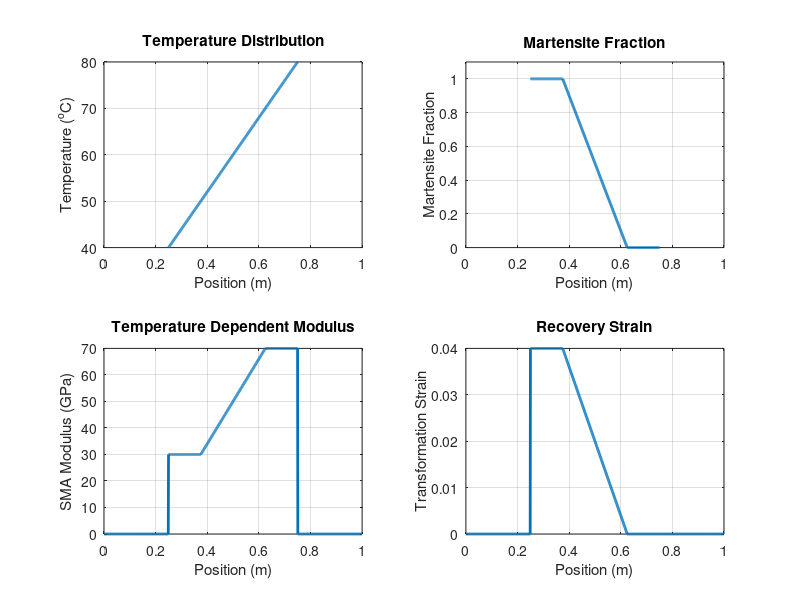

This chart was generated by the following MATLAB code: (Note: this script raises an error after producing the figure.)

function Results = SMA_AnalyticalStudy(p, Support, MakePlots)
% ==============================================================
% SMA ACTUATED EULER-BERNOULLI BEAM
%
% Analytical / semi-analytical beam formulation.
% No FEM, no mesh, no element assembly.
%
% Supports:
%   1. Cantilever
%   2. Simply supported
%
% Outputs:
%   Temperature, martensite fraction, SMA modulus,
%   transformation strain, curvature, rotation,
%   deflection, bending moment and stresses.
%
% ==============================================================

clc;

%% 1. DEFAULT PARAMETERS

if nargin < 1 || isempty(p)

    p.L = 1.0;

    % Beam geometry
    p.b = 30e-3;
    p.h = 5e-3;

    % Beam material
    p.Eb = 70e9;

    % Uniform transverse load (positive downward)
    p.q0 = 10;

    % SMA location and length
    p.x1 = 0.25;
    p.l  = 0.50;

    % SMA wire geometry
    p.D = 0.5e-3;
    p.d = p.h/2;

    % SMA material properties
    p.EA = 70e9;
    p.EM = 30e9;

    p.epsL = 0.04;

    % Transformation temperatures (deg C)
    p.Ms = 40;
    p.Mf = 20;
    p.As = 50;
    p.Af = 70;

    % Temperature profile along SMA
    p.Tstart = 40;
    p.Tend   = 80;

    % Numerical integration resolution
    p.N = 1001;

end

if nargin < 2 || isempty(Support)
    Support = 'cantilever';
end

if nargin < 3
    MakePlots = true;
end

%% 2. GEOMETRIC PROPERTIES

L = p.L;

Abeam = p.b*p.h;

Ibeam = p.b*p.h^3/12;

EIbeam = p.Eb*Ibeam;

Asma = pi*p.D^2/4;

Isma = pi*p.D^4/64;

d = p.d;

x1 = p.x1;

x2 = p.x1 + p.l;

if x1 < 0 || p.l <= 0 || x2 > L
    error('Invalid SMA actuator location or length.');
end

%% 3. LONGITUDINAL COORDINATE

x = linspace(0,L,p.N)';

dx = x(2)-x(1);

%% 4. TEMPERATURE FIELD

T = NaN(size(x));

SMAregion = (x >= x1) & (x <= x2);

% Linear temperature distribution along actuator
% T = Tstart at x1
% T = Tend   at x2

T(SMAregion) = p.Tstart + ...
    (p.Tend-p.Tstart)*(x(SMAregion)-x1)/p.l;

%% 5. MARTENSITE FRACTION

xi = NaN(size(x));

Tact = T(SMAregion);

xiAct = zeros(size(Tact));

for i = 1:length(Tact)

    if Tact(i) <= p.As

        xiAct(i) = 1.0;

    elseif Tact(i) >= p.Af

        xiAct(i) = 0.0;

    else

        xiAct(i) = (p.Af-Tact(i))/(p.Af-p.As);

    end

end

xi(SMAregion) = xiAct;

%% 6. TEMPERATURE-DEPENDENT SMA PROPERTIES

Es = zeros(size(x));

EpsT = zeros(size(x));

Es(SMAregion) = ...
    (1-xi(SMAregion))*p.EA + ...
    xi(SMAregion)*p.EM;

EpsT(SMAregion) = ...
    xi(SMAregion)*p.epsL;

%% 7. COMPOSITE FLEXURAL RIGIDITY

EI = EIbeam*ones(size(x));

EI(SMAregion) = EIbeam + ...
    Es(SMAregion).*(Isma+Asma*d^2);

%% 8. SMA ACTUATION MOMENT

Ma = zeros(size(x));

Ma(SMAregion) = ...
    Es(SMAregion).*Asma.*d.*EpsT(SMAregion);

%% 9. EXTERNAL BENDING MOMENT
%
% Uniform distributed load q0, positive downward.
%
% Cantilever:
% M = q0*(L-x)^2/2
%
% Simply supported:
% M = q0*x*(L-x)/2
%
% These are the statically determined external-load
% moment distributions for the respective supports.

Mexternal = zeros(size(x));

switch lower(Support)

    case 'cantilever'

        Mexternal = p.q0*(L-x).^2/2;

    case 'simply supported'

        Mexternal = p.q0*x.*(L-x)/2;

    otherwise

        error('Support must be cantilever or simply supported.');

end

%% 10. TOTAL CURVATURE
%
% Outside SMA:
% kappa = M/EIbeam
%
% Inside SMA:
% kappa = (M+Ma)/EIeq

Curvature = (Mexternal+Ma)./EI;

%% 11. ROTATION AND DEFLECTION
%
% theta' = kappa
% w' = theta
%
% Cantilever:
% w(0) = 0
% theta(0) = 0
%
% Simply supported:
% w(0) = 0
% w(L) = 0
%
% For the simply supported beam, initial rotation is
% determined from the second displacement boundary condition.

ThetaBase = cumtrapz(x,Curvature);

WBase = cumtrapz(x,ThetaBase);

switch lower(Support)

    case 'cantilever'

        Theta0 = 0;

    case 'simply supported'

        Theta0 = -WBase(end)/L;

end

Theta = Theta0 + ThetaBase;

W = cumtrapz(x,Theta);

%% 12. TOTAL INTERNAL BENDING MOMENT

% M_internal = EI*kappa - Ma

Moment = EI.*Curvature-Ma;

%% 13. BEAM BENDING STRESS

% Extreme beam surface stress.
% Assumes the beam neutral axis remains the reference axis.

BeamStress = -p.Eb*(p.h/2)*Curvature;

%% 14. SMA STRESS AT ITS CENTROID
%
% Uses the sign convention in the composite moment relation:
% sigma_s = Es*(d*kappa - epsT)
%
% This is the axial stress at the SMA centroid, not
% the complete stress distribution over its cross-section.

SMAStress = NaN(size(x));

SMAStress(SMAregion) = ...
    Es(SMAregion).*(d*Curvature(SMAregion)-EpsT(SMAregion));

%% 15. STORE RESULTS

Results.x = x;

Results.Temperature = T;

Results.MartensiteFraction = xi;

Results.SMAmodulus = Es;

Results.TransformationStrain = EpsT;

Results.CompositeEI = EI;

Results.ActuationMoment = Ma;

Results.ExternalMoment = Mexternal;

Results.Moment = Moment;

Results.Curvature = Curvature;

Results.Rotation = Theta;

Results.Deflection = W;

Results.BeamStress = BeamStress;

Results.SMAStress = SMAStress;

Results.TipDeflection = W(end);

Results.MaximumDeflection = max(abs(W));

Results.MaximumCurvature = max(abs(Curvature));

Results.MaximumMoment = max(abs(Moment));

Results.MaximumBeamStress = max(abs(BeamStress));

Results.Parameters = p;

Results.Support = Support;

Results.SMAregion = SMAregion;

%% 16. PRINT SUMMARY

fprintf('\n========================================\n');

fprintf(' SMA ACTUATED BEAM ANALYTICAL SOLUTION\n');

fprintf('========================================\n');

fprintf('Support condition : %s\n',Support);

fprintf('Beam length       : %.3f m\n',L);

fprintf('SMA start         : %.3f m\n',x1);

fprintf('SMA end           : %.3f m\n',x2);

fprintf('SMA length        : %.3f m\n',p.l);

fprintf('External load     : %.3f N/m\n',p.q0);

fprintf('Tip deflection    : %.6f mm\n',W(end)*1000);

fprintf('Maximum deflection: %.6f mm\n', ...
    Results.MaximumDeflection*1000);

fprintf('Maximum curvature : %.6f 1/m\n', ...
    Results.MaximumCurvature);

fprintf('Maximum moment    : %.6f N.m\n', ...
    Results.MaximumMoment);

fprintf('Maximum beam stress: %.6f MPa\n', ...
    Results.MaximumBeamStress/1e6);

fprintf('========================================\n');

%% 17. PLOTS

if MakePlots

    % ------------------------------------------
    % FIGURE 1: TEMPERATURE-DEPENDENT SMA STATE
    % ------------------------------------------

    figure('Name','SMA Temperature Dependent Properties',...
        'Color','w');

    subplot(2,2,1)

    plot(x,T,'LineWidth',2);

    grid on;

    xlabel('Position (m)');
    ylabel('Temperature (^oC)');

    title('Temperature Distribution');

    subplot(2,2,2)

    plot(x,xi,'LineWidth',2);

    grid on;

    xlabel('Position (m)');
    ylabel('Martensite Fraction');

    title('Martensite Fraction');

    ylim([0 1.1]);

    subplot(2,2,3)

    plot(x,Es/1e9,'LineWidth',2);

    grid on;

    xlabel('Position (m)');
    ylabel('SMA Modulus (GPa)');

    title('Temperature Dependent Modulus');

    subplot(2,2,4)

    plot(x,EpsT,'LineWidth',2);

    grid on;

    xlabel('Position (m)');
    ylabel('Transformation Strain');

    title('Recovery Strain');

    sgtitle(['SMA Material Response - ',Support]);

    % ------------------------------------------
    % FIGURE 2: BEAM STRUCTURAL RESPONSE
    % ------------------------------------------

    figure('Name','SMA Beam Response','Color','w');

    subplot(3,2,1)

    plot(x,W*1000,'LineWidth',2);

    grid on;

    xlabel('Position (m)');
    ylabel('Deflection (mm)');

    title('Transverse Deflection');

    subplot(3,2,2)

    plot(x,Theta,'LineWidth',2);

    grid on;

    xlabel('Position (m)');
    ylabel('Rotation (rad)');

    title('Beam Rotation');

    subplot(3,2,3)

    plot(x,Curvature,'LineWidth',2);

    grid on;

    xlabel('Position (m)');
    ylabel('Curvature (1/m)');

    title('Beam Curvature');

    subplot(3,2,4)

    plot(x,Moment,'LineWidth',2);

    grid on;

    xlabel('Position (m)');
    ylabel('Moment (N.m)');

    title('Total Internal Bending Moment');

    subplot(3,2,5)

    plot(x,BeamStress/1e6,'LineWidth',2);

    grid on;

    xlabel('Position (m)');
    ylabel('Stress (MPa)');

    title('Beam Surface Stress');

    subplot(3,2,6)

    plot(x,SMAStress/1e6,'LineWidth',2);

    grid on;

    xlabel('Position (m)');
    ylabel('Stress (MPa)');

    title('SMA Centroid Stress');

    sgtitle(['Beam Response - ',Support]);

    % ------------------------------------------
    % FIGURE 3: EXTERNAL AND ACTUATION MOMENTS
    % ------------------------------------------

    figure('Name','Moment Contributions','Color','w');

    plot(x,Mexternal,'LineWidth',2);

    hold on;

    plot(x,Ma,'LineWidth',2);

    plot(x,Moment,'--','LineWidth',2);

    grid on;

    xlabel('Position (m)');
    ylabel('Moment (N.m)');

    legend('External moment',...
           'SMA actuation moment',...
           'Total internal moment',...
           'Location','best');

    title(['Moment Contributions - ',Support]);

end

end
